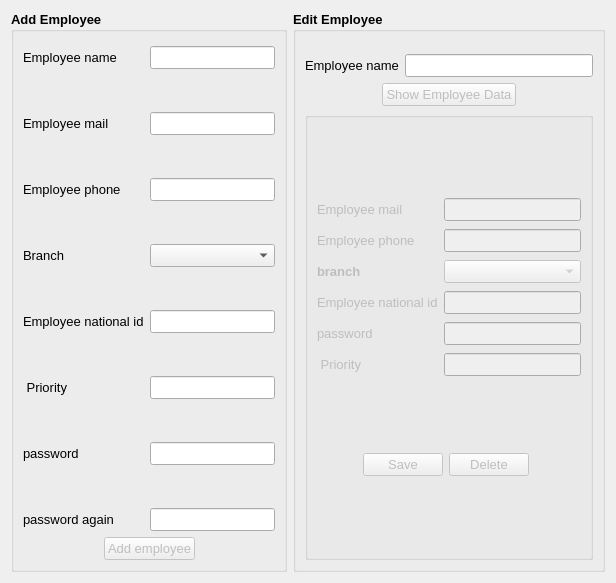
          <widget class="QWidget" name="tab_69">
           <attribute name="title">
            <string>Employee</string>
           </attribute>
           <layout class="QGridLayout" name="gridLayout_22">
            <item row="0" column="0">
             <widget class="QGroupBox" name="groupBox_9">
              <property name="font">
               <font>
                <family>MS Shell Dlg 2</family>
                <pointsize>10</pointsize>
                <weight>75</weight>
                <italic>false</italic>
                <bold>true</bold>
               </font>
              </property>
              <property name="title">
               <string>Add Employee</string>
              </property>
              <layout class="QGridLayout" name="gridLayout_25">
               <item row="1" column="2">
                <spacer name="horizontalSpacer_49">
                 <property name="orientation">
                  <enum>Qt::Horizontal</enum>
                 </property>
                 <property name="sizeHint" stdset="0">
                  <size>
                   <width>40</width>
                   <height>20</height>
                  </size>
                 </property>
                </spacer>
               </item>
               <item row="1" column="1">
                <widget class="QPushButton" name="pushButton_32">
                 <property name="enabled">
                  <bool>false</bool>
                 </property>
                 <property name="sizePolicy">
                  <sizepolicy hsizetype="Maximum" vsizetype="Maximum">
                   <horstretch>0</horstretch>
                   <verstretch>0</verstretch>
                  </sizepolicy>
                 </property>
                 <property name="font">
                  <font>
                   <family>MS Shell Dlg 2</family>
                   <pointsize>10</pointsize>
                   <weight>9</weight>
                   <italic>false</italic>
                   <bold>false</bold>
                  </font>
                 </property>
                 <property name="text">
                  <string>Add employee</string>
                 </property>
                </widget>
               </item>
               <item row="1" column="0">
                <spacer name="horizontalSpacer_50">
                 <property name="orientation">
                  <enum>Qt::Horizontal</enum>
                 </property>
                 <property name="sizeHint" stdset="0">
                  <size>
                   <width>40</width>
                   <height>20</height>
                  </size>
                 </property>
                </spacer>
               </item>
               <item row="0" column="0" colspan="3">
                <layout class="QFormLayout" name="formLayout_5">
                 <property name="horizontalSpacing">
                  <number>6</number>
                 </property>
                 <property name="verticalSpacing">
                  <number>43</number>
                 </property>
                 <property name="topMargin">
                  <number>5</number>
                 </property>
                 <item row="1" column="0">
                  <widget class="QLabel" name="label_109">
                   <property name="font">
                    <font>
                     <family>MS Shell Dlg 2</family>
                     <pointsize>10</pointsize>
                     <weight>9</weight>
                     <italic>false</italic>
                     <bold>false</bold>
                    </font>
                   </property>
                   <property name="text">
                    <string>Employee name</string>
                   </property>
                  </widget>
                 </item>
                 <item row="1" column="1">
                  <widget class="QLineEdit" name="lineEdit_16"/>
                 </item>
                 <item row="2" column="0">
                  <widget class="QLabel" name="label_110">
                   <property name="font">
                    <font>
                     <family>MS Shell Dlg 2</family>
                     <pointsize>10</pointsize>
                     <weight>9</weight>
                     <italic>false</italic>
                     <bold>false</bold>
                    </font>
                   </property>
                   <property name="text">
                    <string>Employee mail</string>
                   </property>
                  </widget>
                 </item>
                 <item row="2" column="1">
                  <widget class="QLineEdit" name="lineEdit_18"/>
                 </item>
                 <item row="3" column="0">
                  <widget class="QLabel" name="label_112">
                   <property name="font">
                    <font>
                     <family>MS Shell Dlg 2</family>
                     <pointsize>10</pointsize>
                     <weight>9</weight>
                     <italic>false</italic>
                     <bold>false</bold>
                    </font>
                   </property>
                   <property name="text">
                    <string>Employee phone</string>
                   </property>
                  </widget>
                 </item>
                 <item row="3" column="1">
                  <widget class="QLineEdit" name="lineEdit_19"/>
                 </item>
                 <item row="4" column="0">
                  <widget class="QLabel" name="label_115">
                   <property name="font">
                    <font>
                     <family>MS Shell Dlg 2</family>
                     <pointsize>10</pointsize>
                     <weight>9</weight>
                     <italic>false</italic>
                     <bold>false</bold>
                    </font>
                   </property>
                   <property name="text">
                    <string>Branch</string>
                   </property>
                  </widget>
                 </item>
                 <item row="4" column="1">
                  <widget class="QComboBox" name="comboBox_17"/>
                 </item>
                 <item row="6" column="0">
                  <widget class="QLabel" name="label_124">
                   <property name="font">
                    <font>
                     <family>MS Shell Dlg 2</family>
                     <pointsize>10</pointsize>
                     <weight>9</weight>
                     <italic>false</italic>
                     <bold>false</bold>
                    </font>
                   </property>
                   <property name="text">
                    <string> Priority</string>
                   </property>
                  </widget>
                 </item>
                 <item row="6" column="1">
                  <widget class="QLineEdit" name="lineEdit_21"/>
                 </item>
                 <item row="7" column="0">
                  <widget class="QLabel" name="label_113">
                   <property name="font">
                    <font>
                     <family>MS Shell Dlg 2</family>
                     <pointsize>10</pointsize>
                     <weight>9</weight>
                     <italic>false</italic>
                     <bold>false</bold>
                    </font>
                   </property>
                   <property name="text">
                    <string>password</string>
                   </property>
                  </widget>
                 </item>
                 <item row="7" column="1">
                  <widget class="QLineEdit" name="lineEdit_22">
                   <property name="echoMode">
                    <enum>QLineEdit::Password</enum>
                   </property>
                  </widget>
                 </item>
                 <item row="8" column="0">
                  <widget class="QLabel" name="label_114">
                   <property name="font">
                    <font>
                     <family>MS Shell Dlg 2</family>
                     <pointsize>10</pointsize>
                     <weight>9</weight>
                     <italic>false</italic>
                     <bold>false</bold>
                    </font>
                   </property>
                   <property name="text">
                    <string>password again</string>
                   </property>
                  </widget>
                 </item>
                 <item row="8" column="1">
                  <widget class="QLineEdit" name="lineEdit_23">
                   <property name="inputMethodHints">
                    <set>Qt::ImhHiddenText|Qt::ImhNoAutoUppercase|Qt::ImhNoPredictiveText|Qt::ImhSensitiveData</set>
                   </property>
                   <property name="echoMode">
                    <enum>QLineEdit::Password</enum>
                   </property>
                  </widget>
                 </item>
                 <item row="5" column="0">
                  <widget class="QLabel" name="label_111">
                   <property name="font">
                    <font>
                     <family>MS Shell Dlg 2</family>
                     <pointsize>10</pointsize>
                     <weight>9</weight>
                     <italic>false</italic>
                     <bold>false</bold>
                    </font>
                   </property>
                   <property name="text">
                    <string>Employee national id</string>
                   </property>
                  </widget>
                 </item>
                 <item row="5" column="1">
                  <widget class="QLineEdit" name="lineEdit_20"/>
                 </item>
                </layout>
               </item>
              </layout>
             </widget>
            </item>
            <item row="0" column="1">
             <widget class="QGroupBox" name="groupBox_12">
              <property name="font">
               <font>
                <family>MS Shell Dlg 2</family>
                <pointsize>10</pointsize>
                <weight>75</weight>
                <italic>false</italic>
                <bold>true</bold>
               </font>
              </property>
              <property name="title">
               <string>Edit Employee</string>
              </property>
              <layout class="QGridLayout" name="gridLayout_26">
               <item row="2" column="0" colspan="3">
                <widget class="QGroupBox" name="groupBox_6">
                 <property name="enabled">
                  <bool>false</bool>
                 </property>
                 <property name="font">
                  <font>
                   <family>MS Shell Dlg 2</family>
                   <pointsize>10</pointsize>
                   <weight>75</weight>
                   <italic>false</italic>
                   <bold>true</bold>
                  </font>
                 </property>
                 <property name="title">
                  <string/>
                 </property>
                 <layout class="QGridLayout" name="gridLayout_29">
                  <item row="0" column="0" colspan="5">
                   <layout class="QGridLayout" name="gridLayout_28">
                    <property name="horizontalSpacing">
                     <number>6</number>
                    </property>
                    <property name="verticalSpacing">
                     <number>8</number>
                    </property>
                    <item row="0" column="1">
                     <widget class="QLineEdit" name="lineEdit_29"/>
                    </item>
                    <item row="4" column="1">
                     <widget class="QLineEdit" name="lineEdit_30"/>
                    </item>
                    <item row="4" column="0">
                     <widget class="QLabel" name="label_132">
                      <property name="font">
                       <font>
                        <family>MS Shell Dlg 2</family>
                        <pointsize>10</pointsize>
                        <weight>9</weight>
                        <italic>false</italic>
                        <bold>false</bold>
                       </font>
                      </property>
                      <property name="text">
                       <string>password</string>
                      </property>
                     </widget>
                    </item>
                    <item row="0" column="0">
                     <widget class="QLabel" name="label_128">
                      <property name="font">
                       <font>
                        <family>MS Shell Dlg 2</family>
                        <pointsize>10</pointsize>
                        <weight>9</weight>
                        <italic>false</italic>
                        <bold>false</bold>
                       </font>
                      </property>
                      <property name="text">
                       <string>Employee mail</string>
                      </property>
                     </widget>
                    </item>
                    <item row="1" column="1">
                     <widget class="QLineEdit" name="lineEdit_28"/>
                    </item>
                    <item row="2" column="0">
                     <widget class="QLabel" name="label_31">
                      <property name="text">
                       <string>branch</string>
                      </property>
                     </widget>
                    </item>
                    <item row="3" column="0">
                     <widget class="QLabel" name="label_129">
                      <property name="font">
                       <font>
                        <family>MS Shell Dlg 2</family>
                        <pointsize>10</pointsize>
                        <weight>9</weight>
                        <italic>false</italic>
                        <bold>false</bold>
                       </font>
                      </property>
                      <property name="text">
                       <string>Employee national id</string>
                      </property>
                     </widget>
                    </item>
                    <item row="2" column="1">
                     <widget class="QComboBox" name="comboBox_18">
                      <property name="sizePolicy">
                       <sizepolicy hsizetype="Expanding" vsizetype="Fixed">
                        <horstretch>0</horstretch>
                        <verstretch>0</verstretch>
                       </sizepolicy>
                      </property>
                     </widget>
                    </item>
                    <item row="5" column="0">
                     <widget class="QLabel" name="label_157">
                      <property name="font">
                       <font>
                        <family>MS Shell Dlg 2</family>
                        <pointsize>10</pointsize>
                        <weight>9</weight>
                        <italic>false</italic>
                        <bold>false</bold>
                       </font>
                      </property>
                      <property name="text">
                       <string> Priority</string>
                      </property>
                     </widget>
                    </item>
                    <item row="1" column="0">
                     <widget class="QLabel" name="label_130">
                      <property name="font">
                       <font>
                        <family>MS Shell Dlg 2</family>
                        <pointsize>10</pointsize>
                        <weight>9</weight>
                        <italic>false</italic>
                        <bold>false</bold>
                       </font>
                      </property>
                      <property name="text">
                       <string>Employee phone</string>
                      </property>
                     </widget>
                    </item>
                    <item row="3" column="1">
                     <widget class="QLineEdit" name="lineEdit_27"/>
                    </item>
                    <item row="5" column="1">
                     <widget class="QLineEdit" name="lineEdit_31"/>
                    </item>
                   </layout>
                  </item>
                  <item row="1" column="0">
                   <spacer name="horizontalSpacer_47">
                    <property name="orientation">
                     <enum>Qt::Horizontal</enum>
                    </property>
                    <property name="sizeHint" stdset="0">
                     <size>
                      <width>40</width>
                      <height>20</height>
                     </size>
                    </property>
                   </spacer>
                  </item>
                  <item row="1" column="1">
                   <widget class="QPushButton" name="pushButton_38">
                    <property name="enabled">
                     <bool>false</bool>
                    </property>
                    <property name="sizePolicy">
                     <sizepolicy hsizetype="Maximum" vsizetype="Maximum">
                      <horstretch>0</horstretch>
                      <verstretch>0</verstretch>
                     </sizepolicy>
                    </property>
                    <property name="font">
                     <font>
                      <family>MS Shell Dlg 2</family>
                      <pointsize>10</pointsize>
                      <weight>9</weight>
                      <italic>false</italic>
                      <bold>false</bold>
                     </font>
                    </property>
                    <property name="text">
                     <string>Save</string>
                    </property>
                   </widget>
                  </item>
                  <item row="1" column="2">
                   <widget class="QPushButton" name="pushButton_35">
                    <property name="sizePolicy">
                     <sizepolicy hsizetype="Maximum" vsizetype="Maximum">
                      <horstretch>0</horstretch>
                      <verstretch>0</verstretch>
                     </sizepolicy>
                    </property>
                    <property name="font">
                     <font>
                      <family>MS Shell Dlg 2</family>
                      <pointsize>10</pointsize>
                      <weight>9</weight>
                      <italic>false</italic>
                      <bold>false</bold>
                     </font>
                    </property>
                    <property name="text">
                     <string>Delete</string>
                    </property>
                   </widget>
                  </item>
                  <item row="1" column="3">
                   <spacer name="horizontalSpacer_48">
                    <property name="orientation">
                     <enum>Qt::Horizontal</enum>
                    </property>
                    <property name="sizeHint" stdset="0">
                     <size>
                      <width>40</width>
                      <height>20</height>
                     </size>
                    </property>
                   </spacer>
                  </item>
                 </layout>
                </widget>
               </item>
               <item row="1" column="1">
                <widget class="QPushButton" name="pushButton_36">
                 <property name="enabled">
                  <bool>false</bool>
                 </property>
                 <property name="sizePolicy">
                  <sizepolicy hsizetype="Maximum" vsizetype="Maximum">
                   <horstretch>0</horstretch>
                   <verstretch>0</verstretch>
                  </sizepolicy>
                 </property>
                 <property name="font">
                  <font>
                   <family>MS Shell Dlg 2</family>
                   <pointsize>10</pointsize>
                   <weight>9</weight>
                   <italic>false</italic>
                   <bold>false</bold>
                  </font>
                 </property>
                 <property name="text">
                  <string>Show Employee Data</string>
                 </property>
                </widget>
               </item>
               <item row="1" column="0">
                <spacer name="horizontalSpacer_11">
                 <property name="orientation">
                  <enum>Qt::Horizontal</enum>
                 </property>
                 <property name="sizeHint" stdset="0">
                  <size>
                   <width>40</width>
                   <height>20</height>
                  </size>
                 </property>
                </spacer>
               </item>
               <item row="0" column="0" colspan="3">
                <layout class="QGridLayout" name="gridLayout_27">
                 <property name="topMargin">
                  <number>13</number>
                 </property>
                 <property name="verticalSpacing">
                  <number>8</number>
                 </property>
                 <item row="0" column="0">
                  <widget class="QLabel" name="label_127">
                   <property name="font">
                    <font>
                     <family>MS Shell Dlg 2</family>
                     <pointsize>10</pointsize>
                     <weight>9</weight>
                     <italic>false</italic>
                     <bold>false</bold>
                    </font>
                   </property>
                   <property name="text">
                    <string>Employee name</string>
                   </property>
                  </widget>
                 </item>
                 <item row="0" column="1">
                  <widget class="QLineEdit" name="lineEdit_25"/>
                 </item>
                </layout>
               </item>
               <item row="1" column="2">
                <spacer name="horizontalSpacer_46">
                 <property name="orientation">
                  <enum>Qt::Horizontal</enum>
                 </property>
                 <property name="sizeHint" stdset="0">
                  <size>
                   <width>40</width>
                   <height>20</height>
                  </size>
                 </property>
                </spacer>
               </item>
              </layout>
             </widget>
            </item>
           </layout>
          </widget>
